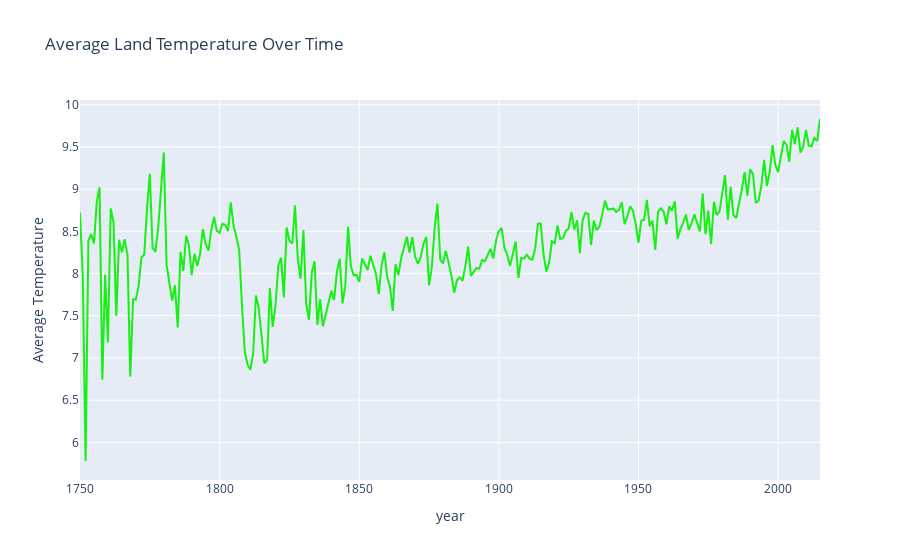

The code cell stored with this chart in its notebook:
### Code cell
fig = go.Figure(data=data, layout=layout)
py.iplot(fig)

### Figure 1 — Plotly figure (JSON) as saved in the notebook; plotly's stock layout.template omitted (floating-point values rounded to 4 significant figures; data arrays with more than 128 entries replaced by an {"elided": "..."} marker saying what was removed)
{"data": [{"line": {"color": "rgb(23, 240, 19)"}, "name": "Global Temp", "type": "scatter", "x": {"elided": "266 str values"}, "y": {"elided": "266 float values"}}], "layout": {"title": {"text": "Average Land Temperature Over Time"}, "xaxis": {"title": {"text": "year"}}, "yaxis": {"title": {"text": "Average Temperature"}}}}
